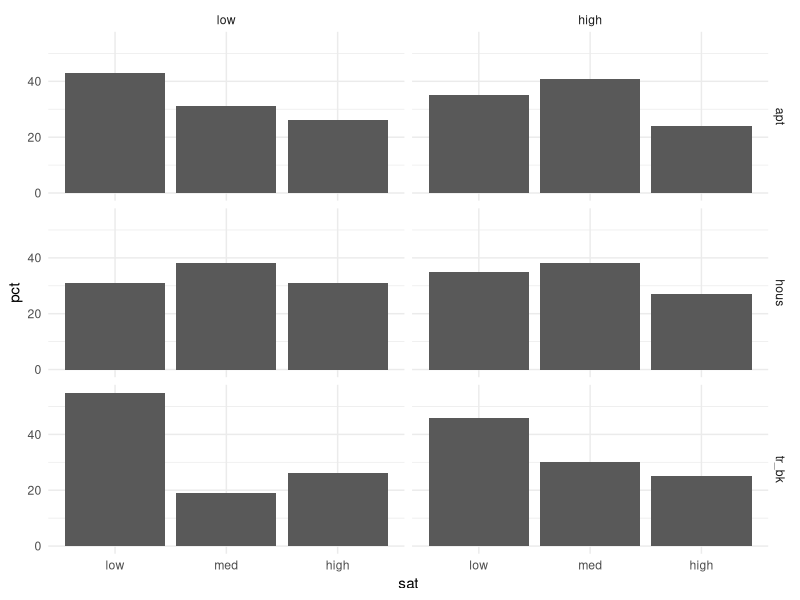

The R script that drew this image:
## ---- chunk 1
library(tidyverse)
library(viridis)
knitr::opts_chunk$set(
	echo = TRUE,
	warning = FALSE,
	fig.width = 8, 
  fig.height = 6,
  out.width = "90%"
)
options(
  ggplot2.continuous.colour = "viridis",
  ggplot2.continuous.fill = "viridis"
)
scale_colour_discrete = scale_colour_viridis_d
scale_fill_discrete = scale_fill_viridis_d
theme_set(theme_minimal() + theme(legend.position = "bottom"))
## ---- chunk 2
df_low = tibble(
  conx = rep(c("low", "high"), 3),
  hous_tp = rep(c("tr_bk", "apt", "hous"), each = 2),
  values = c(65, 34, 130, 141, 67, 130)
) %>% 
  mutate(sat = "low")

df_med = tibble(
  conx = rep(c("low", "high"), 3),
  hous_tp = rep(c("tr_bk", "apt", "hous"), each = 2),
  values = c(54, 47, 76, 116, 48, 105)
) %>% 
  mutate(sat = "med")

df_high = tibble(
  conx = rep(c("low", "high"), 3),
  hous_tp = rep(c("tr_bk", "apt", "hous"), each = 2),
  values = c(100, 100, 111, 191, 62, 104)
) %>% 
  mutate(sat = "high")

df_tidy = union(df_low, df_med) %>% 
  union(df_high) %>% 
  unnest()

df_tbl = df_tidy %>% 
  pivot_wider(names_from = sat, values_from = values) %>% 
  group_by(conx, hous_tp) %>% 
  mutate(n = sum(low, med, high)) %>% 
  summarize(low_pct = round(low/n*100, digits = 0),
            med_pct = round(med/n*100, digits = 0),
            high_pct = round(high/n*100, digits = 0)
  ) %>% 
  group_by(conx, hous_tp) %>% 
  mutate(total = sum(low_pct, med_pct, high_pct))
## ---- chunk 3
df_tbl %>% knitr::kable()
## ---- chunk 4
df_tidy_tbl = df_tbl %>% 
  select(-total) %>% 
  pivot_longer(cols = c(low_pct, med_pct, high_pct), names_to = "sat", values_to = "pct") %>% 
  ungroup() %>% 
  mutate(sat = str_remove(sat, "_pct$"),
         sat = factor(sat, labels = c("low", "med", "high")),
         conx = factor(conx, labels = c("low", "high")))  
  
## ---- chunk 5
df_tidy_tbl %>% 
  ggplot(aes(x = sat, y = pct)) +
  geom_col() +
  scale_fill_brewer(palette = "Blues") +
  facet_grid(hous_tp~conx)
